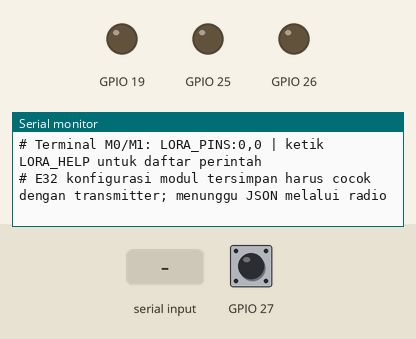
Bench run of a program on a simulated ESP32. Parts: output pins drawn as LEDs (lit = HIGH), the last lines printed to the serial monitor. Inputs (shaded band) come from the test bench; at power-on: GPIO 27 LOW.

Above: at 1.7 s.
1.8 s: "PING \n" received over Serial
At 2.2 s:
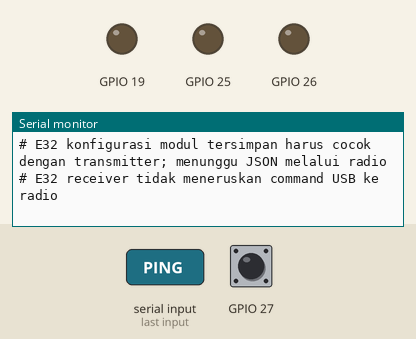
3.3 s: "CALIBRATE_RESET\n" received over Serial
At 4.5 s:
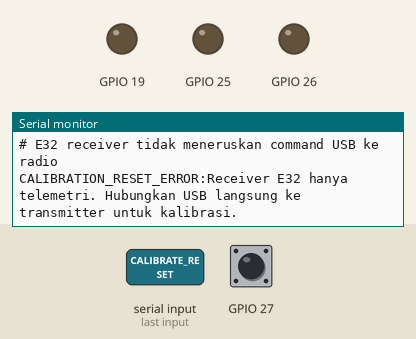
4.8 s: "IMU_\n" received over Serial
At 5.7 s:
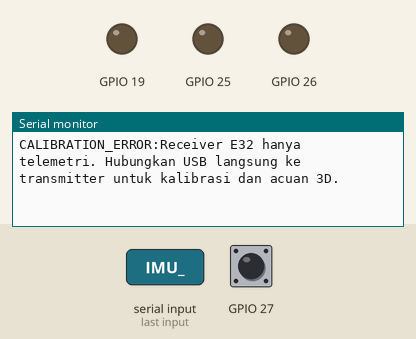
6.3 s: GPIO 27 pulsed HIGH 2 times (0.12 s each, 0.3 s apart)
9.9 s: "PING \n" received over the second serial link
At 11.6 s:
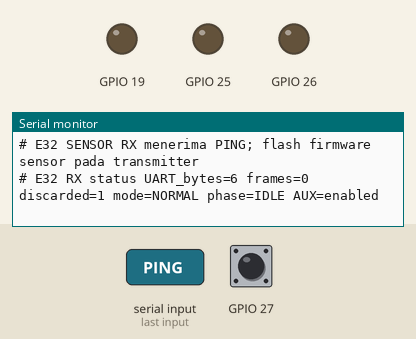
12.0 s: "CALIBRATE_RESET\n" received over the second serial link
At 12.4 s:
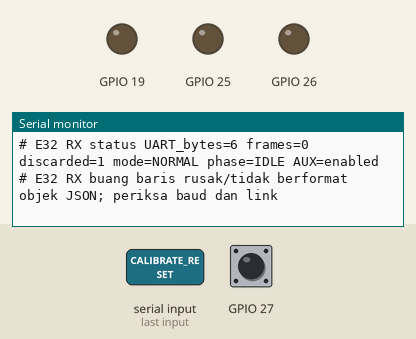

The program:

main.cpp
```cpp
#include <Arduino.h>
#include <HardwareSerial.h>
#include <cstring>
#include "receiver_config.h"
#include "telemetry_line_buffer.h"
#include "e32_commands.h"
#include "../../../shared/gpio19_link.h"

namespace {
HardwareSerial& loRa=radio::port();
receiver::TelemetryLineBuffer frames;
uint32_t receivedBytes=0, receivedLines=0, discardedLines=0, lastStatusMs=0;
String usbCommand;
bool discardCommand=false;
gpio19::Relay gpioRelay;

void readRadio() {
    // Do not join a fragment from before a mode switch to later telemetry.
    const bool receiving=radio::canReceive(millis());
    if (!receiving) frames.reset();
    while (loRa.available()) {
        ++receivedBytes;
        const char byte=static_cast<char>(loRa.read());
        if (!receiving) continue;
        const auto result=frames.push(byte);
        if (result==receiver::TelemetryLineBuffer::Result::Line) {
            ++receivedLines;
            Serial.println(frames.line()); // JSON must start at column 1 for Tauri.
            Serial.printf("# E32 RX frame=%lu bytes=%u mode=%s AUX=%s\n",
                static_cast<unsigned long>(receivedLines),
                static_cast<unsigned int>(frames.size()),radio::modeName(radio::state().mode),radio::kUseAux?"enabled":"unused");
        } else if (result==receiver::TelemetryLineBuffer::Result::Control) {
            gpioRelay.acknowledge(frames.line());
        } else if (result!=receiver::TelemetryLineBuffer::Result::None) {
            ++discardedLines;
            if (result==receiver::TelemetryLineBuffer::Result::Invalid &&
                std::strncmp(frames.line(),"PING ",5)==0)
                Serial.println("# E32 SENSOR RX menerima PING; flash firmware sensor pada transmitter");
            else Serial.println(result==receiver::TelemetryLineBuffer::Result::Oversized ?
                "# E32 RX buang baris melebihi 512 byte" :
                "# E32 RX buang baris rusak/tidak berformat objek JSON; periksa baud dan link");
        }
    }
}

void readUsbCommands() {
    while (Serial.available()) {
        const char c=static_cast<char>(Serial.read());
        if (c=='\r') continue;
        if (c=='\n') {
            if (discardCommand) { usbCommand=""; discardCommand=false; continue; }
            if (gpioRelay.submit(usbCommand.c_str(),millis())) { usbCommand=""; continue; }
            if (!discardCommand && radio::handleUsbCommand(usbCommand.c_str(),millis())) {
                usbCommand="";
                continue;
            }
            if (usbCommand=="CALIBRATE_RESET")
                Serial.println("CALIBRATION_RESET_ERROR:Receiver E32 hanya telemetri. Hubungkan USB langsung ke transmitter untuk kalibrasi.");
            else if (usbCommand.startsWith("IMU_") || usbCommand.startsWith("CALIBRATE_"))
                Serial.println("CALIBRATION_ERROR:Receiver E32 hanya telemetri. Hubungkan USB langsung ke transmitter untuk kalibrasi dan acuan 3D.");
            else if (usbCommand.length() || discardCommand)
                Serial.println("# E32 receiver tidak meneruskan command USB ke radio");
            usbCommand="";
            discardCommand=false;
        } else if (!discardCommand) {
            if (usbCommand.length()<80) usbCommand+=c;
            else { usbCommand=""; discardCommand=true; }
        }
    }
}
} // namespace

void setup() {
    board::beginControls();
    radio::begin();
    Serial.setTxBufferSize(4096);
    Serial.begin(receiver::kUsbBaud);
    usbCommand.reserve(80);
    delay(500);
#ifdef UART_DIRECT_TEST
    static_assert(!radio::kUseAux, "Direct UART test must not depend on AUX");
    Serial.println("# UART_DIRECT_TEST ROLE=RX | AUX=unused | GPIO17 TX -> GPIO16 RX + GND");
#endif
    Serial.println("# E32-433T30D SENSOR TELEMETRY ROLE=RX | bidirectional D19 commands + ACK | JSON sensor radio -> USB -> Tauri");
    Serial.println("# GPIO map: docs/gpioesp32.jpeg | CALIBRATION=13 POP_TEST_IN=14 reserved | POP_TEST_OUT=19 LOW");
    Serial.printf("# E32-433T30D receiver siap | UART=9600 USB=115200 RX=16 TX=17 M0=%d M1=%d AUX=%s\n",radio::kM0Pin,radio::kM1Pin,radio::kUseAux?"enabled":"unused");
    Serial.println("# LORA mode lewat LORA_MODE:NORMAL|WAKEUP|POWER_SAVING|CONFIG|SLEEP; cek LORA_STATUS; tanpa AUX memakai guard waktu");
    Serial.println("# Terminal M0/M1: LORA_PINS:0,0 | ketik LORA_HELP untuk daftar perintah");
    Serial.println("# E32 konfigurasi modul tersimpan harus cocok dengan transmitter; menunggu JSON melalui radio");
    lastStatusMs=millis();
}

void loop() {
    readRadio();
    readUsbCommands();
    const uint32_t now=millis();
    gpioRelay.service(now);
    if (now-lastStatusMs>=receiver::kStatusIntervalMs) {
        lastStatusMs=now;
        Serial.printf("# E32 RX status UART_bytes=%lu frames=%lu discarded=%lu mode=%s phase=%s AUX=%s\n",
            static_cast<unsigned long>(receivedBytes),static_cast<unsigned long>(receivedLines),
            static_cast<unsigned long>(discardedLines),radio::modeName(radio::state().mode),radio::phaseName(radio::state().phase),radio::kUseAux?"enabled":"unused");
    }
    delay(1);
}
```

e32_commands.h
```cpp
#pragma once
// Shared E32-433T30D driver for the avionics TX and GCS RX.
#include "../../../shared/e32_commands.h"
```

e32_radio.h
```cpp
#pragma once
// Shared E32-433T30D driver for the avionics TX and GCS RX.
#include "../../../shared/e32_radio.h"
```

telemetry_line_buffer.h
```cpp
#pragma once
#include <cstddef>
#include "../../../shared/gpio19_protocol.h"

namespace receiver {
// UART chunks and E32 RF packets are not application frames. Keep collecting
// across gaps until newline. Drop a damaged/oversized line in its entirety.
class TelemetryLineBuffer {
public:
    static constexpr std::size_t kCapacity=512;
    enum class Result { None, Line, Control, Invalid, Oversized };

    Result push(char c) {
        if (c=='\r') return Result::None;
        if (c=='\n') {
            Result result=discard_;
            data_[length_]='\0';
            if (result==Result::None && length_>0) {
                gpio19::Message ack;
                result=(data_[0]=='{' && data_[length_-1]=='}') ? Result::Line :
                    (gpio19::parse(data_,"D19_ACK:",ack) ? Result::Control : Result::Invalid);
            }
            data_[length_]='\0';
            completedLength_=length_;
            length_=0;
            discard_=Result::None;
            return result;
        }
        if (discard_!=Result::None) return Result::None;
        const auto byte=static_cast<unsigned char>(c);
        if (byte<0x20 || byte>0x7e) {
            discard_=Result::Invalid;
            return Result::None;
        }
        if (length_==kCapacity) {
            discard_=Result::Oversized;
            return Result::None;
        }
        data_[length_++]=c;
        return Result::None;
    }

    // Only consume these when push() returns Line, before pushing more bytes.
    // JSON syntax, required fields and sensor values are validated by Tauri.
    const char* line() const { return data_; }
    std::size_t size() const { return completedLength_; }
    void reset() {
        length_=0;
        completedLength_=0;
        discard_=Result::None;
        data_[0]='\0';
    }

private:
    char data_[kCapacity+1]{};
    std::size_t length_=0, completedLength_=0;
    Result discard_=Result::None;
};
} // namespace receiver
```

e32_setup.cpp
```cpp
#ifdef E32_SETUP_BUILD
#include "../../../shared/e32_setup.h"
void setup() { e32_setup::begin("RX"); }
void loop() { delay(100); }
#endif
```

receiver_config.h
```cpp
#pragma once
#include <cstdint>
#include "e32_radio.h"

namespace receiver {
constexpr uint32_t kUsbBaud=115200, kRadioBaud=9600;
constexpr uint32_t kStatusIntervalMs=10000;
constexpr int kRxPin=radio::kRxPin, kTxPin=radio::kTxPin;
} // namespace receiver
```

Measured:
- after the input at 1.8 s, the serial monitor: prints a new line at once (image 1)
- after the input at 3.3 s, the serial monitor: prints a new line at once (image 2)
- after the input at 4.8 s, the serial monitor: prints a new line at once (image 3)
- after the input at 9.9 s, the serial monitor: prints a new line at once (image 4)
- after the input at 12.0 s, the serial monitor: prints a new line at once (image 5)
